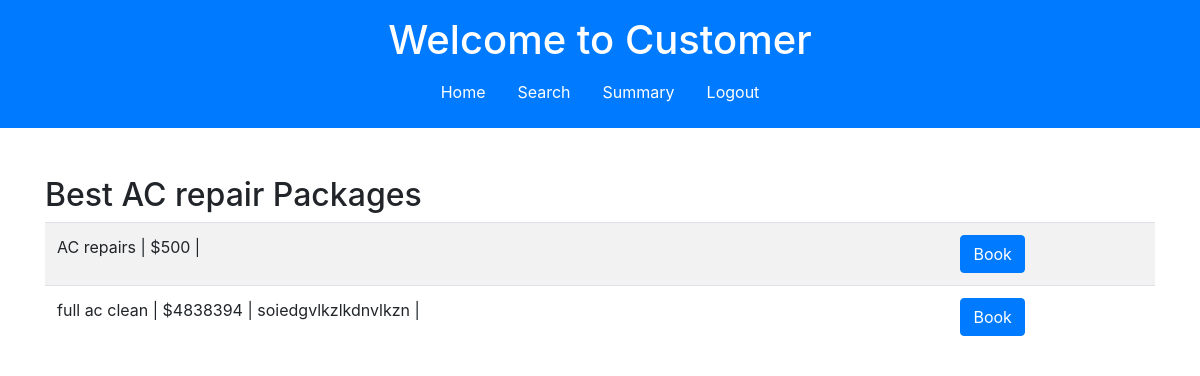
/C_Booking/1/AC repair, run on the app's committed database.
### app.py (models this page shows)
class Service(db.Model):
    __tablename__ = 'services'
    id = db.Column(db.Integer, primary_key=True,autoincrement=True)
    name = db.Column(db.String(255), nullable=False)
    description = db.Column(db.String(255), nullable=True)
    price = db.Column(db.Float, nullable=False)
    categorie = db.Column(db.String(255), nullable=False)

### app.py (the view, shortened to what this page needs)
@app.route("/C_Booking/<int:C_id>/<string:cato>", methods=["GET", "POST"])
def Booking(C_id, cato):
    results = Service.query.filter_by(categorie=cato).all()
    results = [s for s in results if Professional.query.filter_by(service_id=s.id).first()]
    return render_template("C_Booking.html", C_id=C_id, cato=cato, services=results)

### templates/C_booking.html (shortened to what this page needs)
<!DOCTYPE html>
<html lang="en">
<head>
    <link rel="stylesheet" href="https://stackpath.bootstrapcdn.com/bootstrap/4.5.2/css/bootstrap.min.css">
</head>
<body>
    <div class="bg-primary text-white text-center py-3">
        <h1>Welcome to Customer</h1>
        <nav class="nav justify-content-center">
            <a class="nav-link text-white" href="/C_DashBoard/{{C_id}}">Home</a>
            <a class="nav-link text-white" href="/C_Search/{{C_id}}">Search</a>
            <a class="nav-link text-white" href="/C_summary/{{C_id}}">Summary</a>
            <a class="nav-link text-white" href="/login">Logout</a>
        </nav>
    </div>
    <div class="container mt-5">
        <h2>Best {{cato}} Packages</h2>
        {% if services %}
            <form method="POST">
                <table class="table table-striped">
                    {% for service in services %}
                    <tr>
                        <td>
                            {{ service.name }} | ${{service.price }}
                            {% if service.description %}
                            | {{ service.description }}
                            {% endif %}
                            | {{service.rating }}
                        </td>
                        <td>
                            <button type="submit" name="id" value="{{ service.id }}" class="btn btn-primary">Book</button>
                        </td>
                    </tr>
                    {% endfor %}
                </table>
            </form>
        {% else %}
            <p class="text-warning">Sorry! Services are not available for {{cato}} at this time.</p>
        {% endif %}
    </div>
</body>
</html>

### data on the page
Service: name "AC repairs", price "500", {{ service.id }} 1 (drawn)
Service: name "full ac clean", price "4838394", description "soiedgvlkzlkdnvlkzn", {{ service.id }} 4 (drawn)

### other printed values
{{ cato }} "AC repair"
